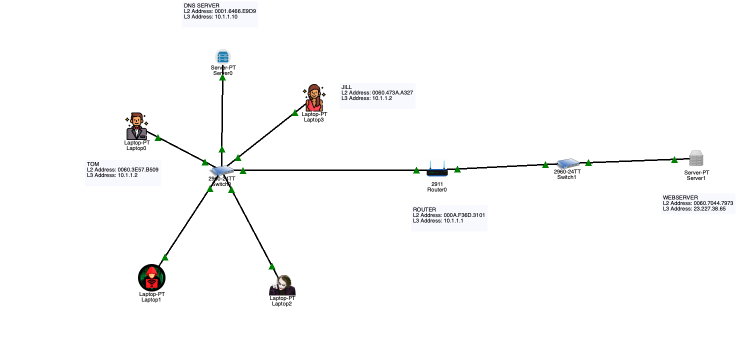
#> input picture assignments/lab/02-osi-model/assets/01-topology.png, 1494 x 699 px, found by its file name (shown at 1/2 size)
$ python make_collage.py --template ../assignments/lab/02-osi-model/assets/01-topology.png
#> lines starting #> are read from the running program, lines starting #| are printed output that depends on the picture
#!/usr/bin/env python3
"""Stitch Typst page renders into one overlapping fan collage for the README.

The middle page in --pages sits upright at the front; the others fan out
behind it, angled, slightly smaller, and dropped down, each with a soft shadow.

Usage:
    python scripts/make_collage.py --pages 2 1 6 --output dist/collage.png
"""
import argparse
from pathlib import Path

from PIL import Image, ImageFilter, ImageOps


def load_pages(input_dir, template, pages, height):
    imgs = []
    for p in pages:
        path = Path(input_dir) / template.format(p=p)
        if not path.exists():
            print(f"skip missing {path}")
            continue
        im = Image.open(path).convert("RGBA")
        width = round(im.width * height / im.height)
        im = im.resize((width, height), Image.LANCZOS)
        im = ImageOps.expand(im, border=1, fill=(203, 210, 217, 255))
        imgs.append(im)
    return imgs


def shadow_of(im, blur, drop, opacity):
    pad = blur * 3
    base = Image.new("RGBA", (im.width + 2 * pad, im.height + 2 * pad), (0, 0, 0, 0))
    dark = Image.new("RGBA", im.size, (12, 16, 22, opacity))
    base.paste(dark, (pad, pad + drop), im.split()[-1])
    return base.filter(ImageFilter.GaussianBlur(blur)), pad


def build(imgs, angle, overlap, drop_y, scale_step, blur, shadow_drop, opacity, margin):
    mid = (len(imgs) - 1) / 2
    step_x = imgs[0].width * (1 - overlap)
    cards = []
    for i, im in enumerate(imgs):
        dist = abs(i - mid)
        scale = 1 - dist * scale_step
        if scale != 1:
            im = im.resize((round(im.width * scale), round(im.height * scale)), Image.LANCZOS)
        rot = im.rotate((i - mid) * angle, expand=True, resample=Image.BICUBIC)
        cards.append((rot, i * step_x, dist * drop_y, dist))

    minx = min(cx - r.width / 2 for r, cx, cy, _ in cards)
    maxx = max(cx + r.width / 2 for r, cx, cy, _ in cards)
    miny = min(cy - r.height / 2 for r, cx, cy, _ in cards)
    maxy = max(cy + r.height / 2 for r, cx, cy, _ in cards)
    pad = blur * 3
    base = margin + pad
    canvas = Image.new(
        "RGBA",
        (round(maxx - minx) + 2 * base, round(maxy - miny) + 2 * base),
        (0, 0, 0, 0),
    )

    for rot, cx, cy, dist in sorted(cards, key=lambda c: -c[3]):
        px = round(cx - minx - rot.width / 2) + base
        py = round(cy - miny - rot.height / 2) + base
        shadow, spad = shadow_of(rot, blur, shadow_drop, opacity)
        canvas.alpha_composite(shadow, (px - spad, py - spad))
        canvas.alpha_composite(rot, (px, py))
    return canvas


def main():
    ap = argparse.ArgumentParser(description=__doc__)
    ap.add_argument("--input-dir", default="dist/preview")
    ap.add_argument("--template", default="example-{p}.png")
    ap.add_argument("--pages", type=int, nargs="+", default=[2, 1, 6])
    ap.add_argument("--output", default="dist/collage.png")
    ap.add_argument("--height", type=int, default=1000)
    ap.add_argument("--angle", type=float, default=8.0)
    ap.add_argument("--overlap", type=float, default=0.5)
    ap.add_argument("--drop-y", type=int, default=48)
    ap.add_argument("--scale-step", type=float, default=0.08)
    ap.add_argument("--blur", type=int, default=18)
    ap.add_argument("--shadow-drop", type=int, default=12)
    ap.add_argument("--opacity", type=int, default=110)
    ap.add_argument("--margin", type=int, default=20)
    args = ap.parse_args()

    imgs = load_pages(args.input_dir, args.template, args.pages, args.height)
#> imgs = 3 items
    if not imgs:
        raise SystemExit("no input images found")
    canvas = build(imgs, args.angle, args.overlap, args.drop_y, args.scale_step,
                   args.blur, args.shadow_drop, args.opacity, args.margin)
#> in build, `mid = (len(imgs) - 1) / 2`: mid = 1
#> the loop in build, `for i, im in enumerate(imgs):` made 3 passes
#> (dist, scale) on passes 1 to 3: (1, 0.92), (0, 1), (1, 0.92)
#> pass 1, in build, `rot = im.rotate((i - mid) * angle, expand=True, resample=Image.BICUBIC)`:
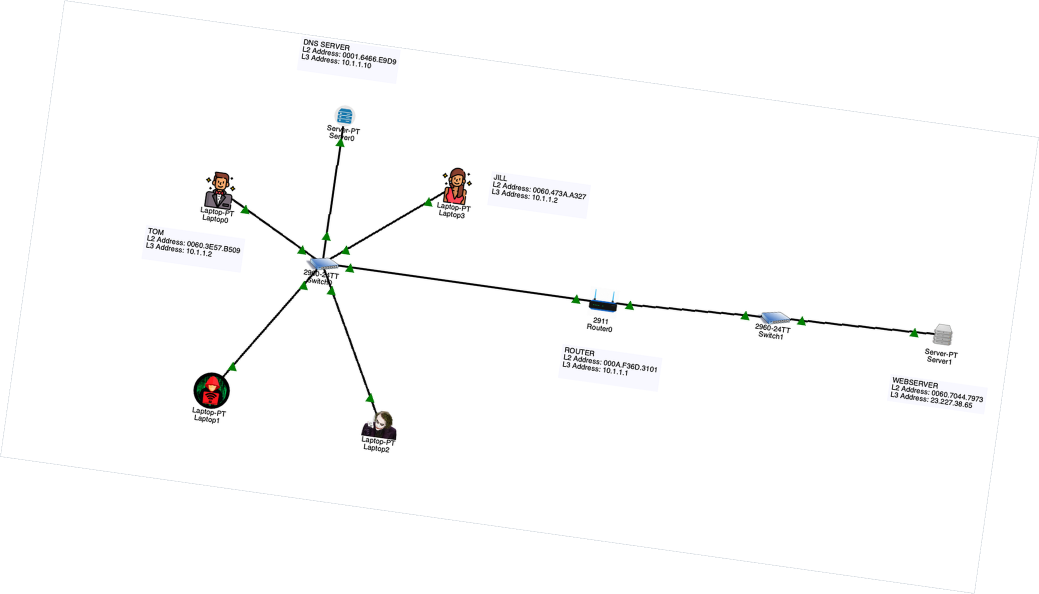
#> rot: PIL image 2078x1188 RGBA (shown at 1/2 size); mean R, G, B, A 183.6, 183.6, 183.7, 187.4; transparent parts drawn white
#> pass 3, in build, `rot = im.rotate((i - mid) * angle, expand=True, resample=Image.BICUBIC)`:
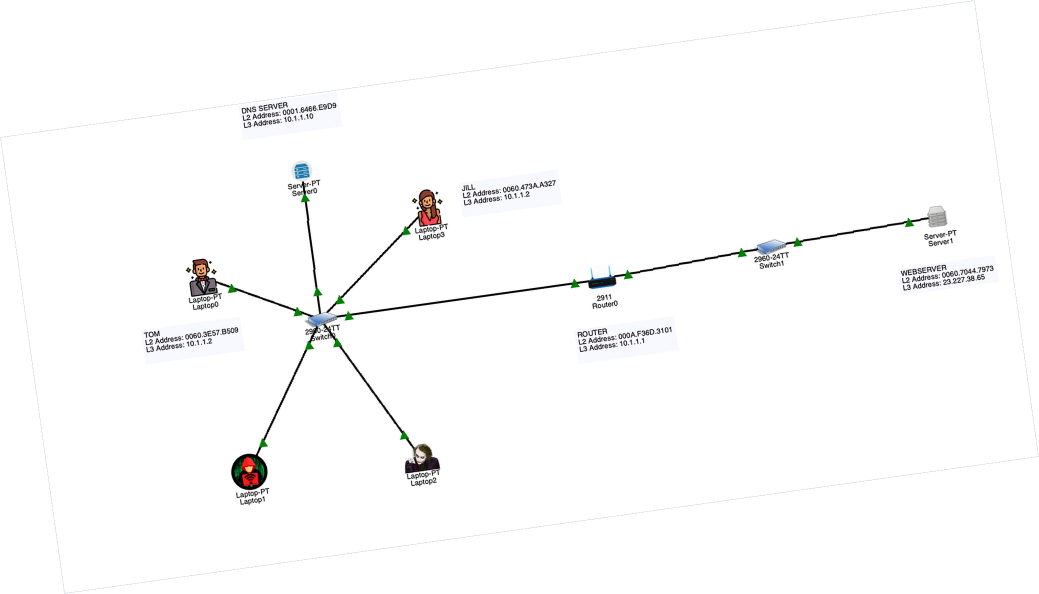
#> rot: PIL image 2078x1188 RGBA (shown at 1/2 size); mean R, G, B, A 183.6, 183.6, 183.7, 187.4; transparent parts drawn white
#> after the loop in build, `for i, im in enumerate(imgs):`: cards = 3 items
#> in build, `minx = min(cx - r.width / 2 for r, cx, cy, _ in cards)`: minx = -1039
#> in build, `maxx = max(cx + r.width / 2 for r, cx, cy, _ in cards)`: maxx = 3178
#> in build, `miny = min(cy - r.height / 2 for r, cx, cy, _ in cards)`: miny = -546
#> in build, `maxy = max(cy + r.height / 2 for r, cx, cy, _ in cards)`: maxy = 642
#> in build, `canvas = Image.new( "RGBA", (round(maxx - minx) + 2 * base, round(maxy..`: canvas: PIL image 4365x1336 RGBA; every value is 0
#> the loop in build, `for rot, cx, cy, dist in sorted(cards, key=lambda c: -c[3]):` made 3 passes
#> (cx, cy, dist, px, py) on passes 1 to 3: (0, 48, 1, 74, 74), (2139, 48, 1, 2213, 74), (1069.5, 0, 0, 1113, 119)
#> pass 1, in build, `shadow, spad = shadow_of(rot, blur, shadow_drop, opacity)`:
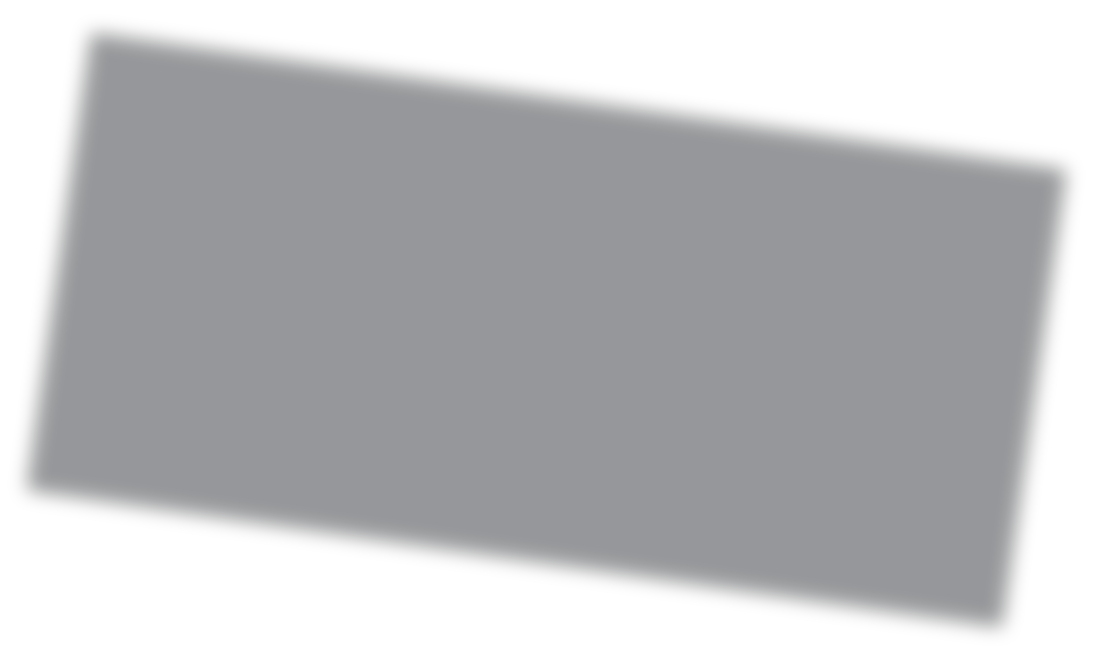
#> shadow: PIL image 2186x1296 RGBA (shown at 1/2 size); mean R, G, B, A 7.7, 10.2, 14.1, 70.5; transparent parts drawn white
#> pass 2, in build, `shadow, spad = shadow_of(rot, blur, shadow_drop, opacity)`:
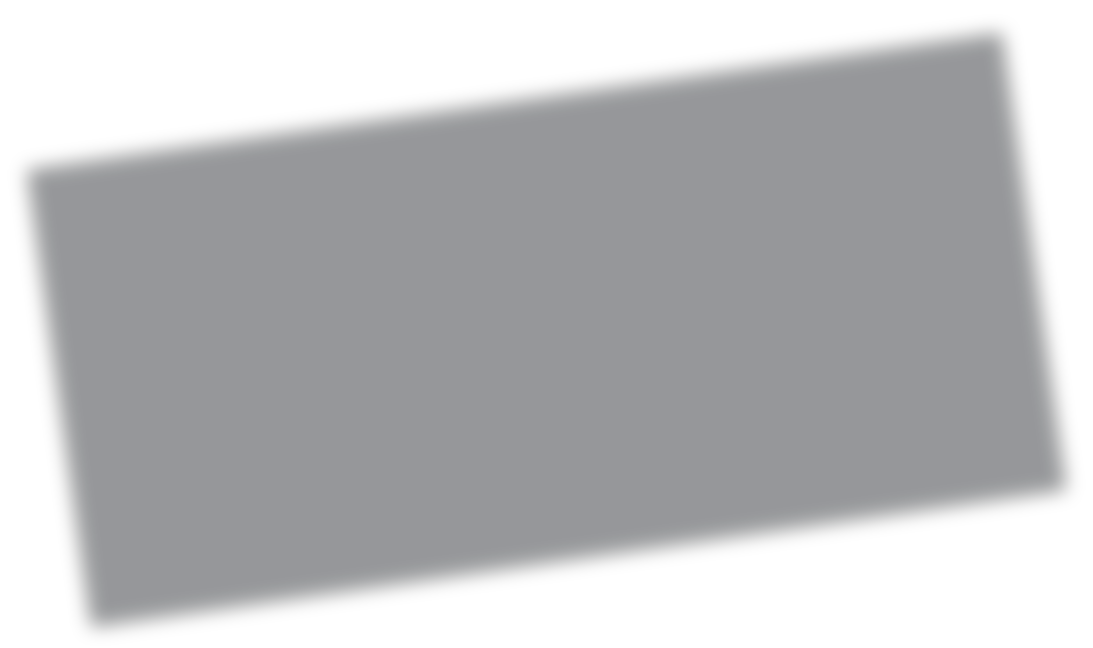
#> shadow: PIL image 2186x1296 RGBA (shown at 1/2 size); mean R, G, B, A 7.7, 10.2, 14.1, 70.5; transparent parts drawn white
#> after the loop in build, `for rot, cx, cy, dist in sorted(cards, key=lambda c: -c[3]):`:
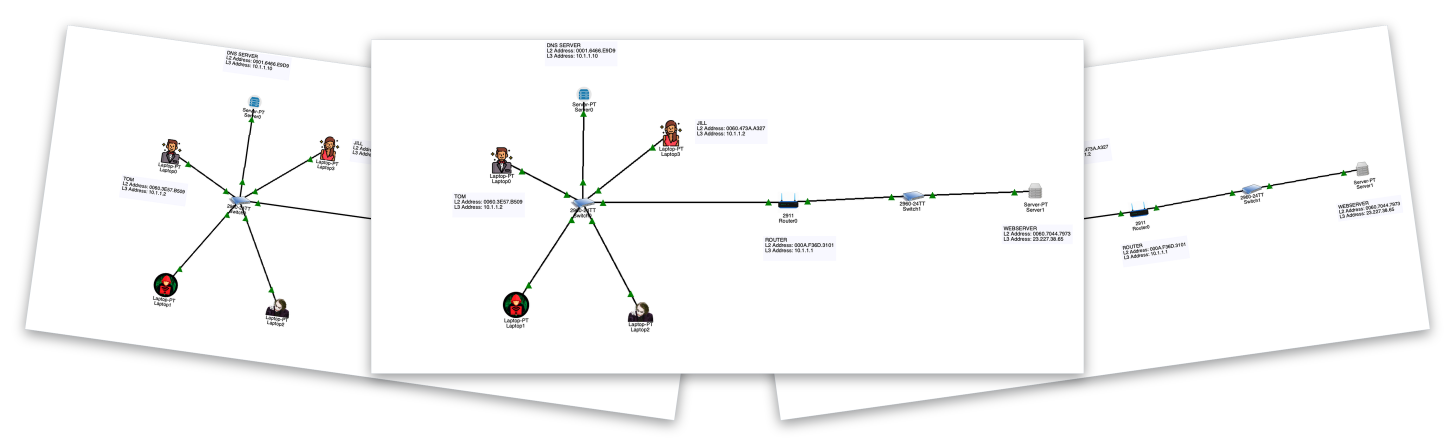
#> canvas: PIL image 4365x1336 RGBA (shown at 1/3 size); mean R, G, B, A 175.2, 175.3, 175.4, 180.9; transparent parts drawn white
#> after the loop in build, `for rot, cx, cy, dist in sorted(cards, key=lambda c: -c[3]):`:
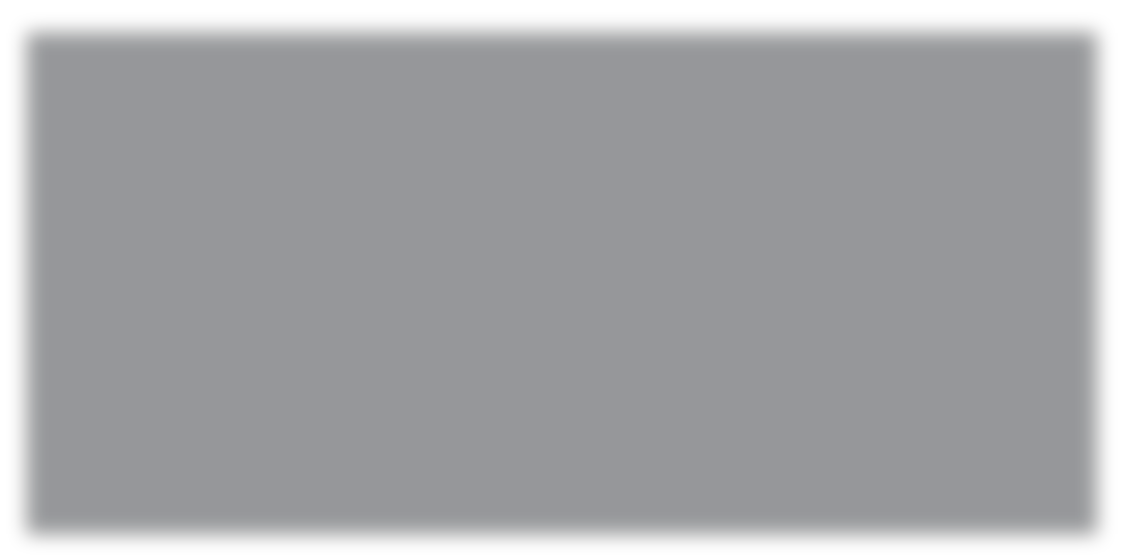
#> shadow: PIL image 2247x1110 RGBA (shown at 1/2 size); mean R, G, B, A 10.3, 13.7, 18.9, 94.5; transparent parts drawn white
    out = Path(args.output)
    out.parent.mkdir(parents=True, exist_ok=True)
    canvas.save(out)
    print(f"wrote {out} ({canvas.width}x{canvas.height})")
#| wrote dist/collage.png (4365x1336)


if __name__ == "__main__":
    main()
